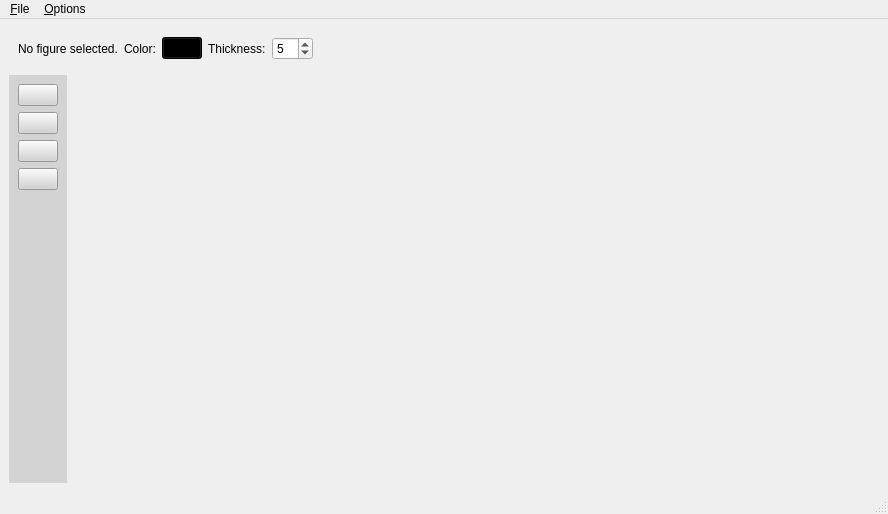
<?xml version="1.0" encoding="UTF-8"?>
<ui version="4.0">
 <class>MainWindow</class>
 <widget class="QMainWindow" name="MainWindow">
  <property name="geometry">
   <rect>
    <x>0</x>
    <y>0</y>
    <width>888</width>
    <height>514</height>
   </rect>
  </property>
  <property name="sizePolicy">
   <sizepolicy hsizetype="Expanding" vsizetype="Expanding">
    <horstretch>0</horstretch>
    <verstretch>0</verstretch>
   </sizepolicy>
  </property>
  <property name="windowTitle">
   <string>MainWindow</string>
  </property>
  <widget class="QWidget" name="centralwidget">
   <layout class="QVBoxLayout" name="verticalLayout">
    <item>
     <widget class="QWidget" name="infoWidget" native="true">
      <layout class="QHBoxLayout" name="infoLayout">
       <item>
        <layout class="QHBoxLayout" name="figureInfoLayout">
         <item>
          <widget class="QLabel" name="figureInfoLabel">
           <property name="text">
            <string>No figure selected.</string>
           </property>
          </widget>
         </item>
         <item>
          <widget class="QLabel" name="colorLabel">
           <property name="text">
            <string>Color:</string>
           </property>
          </widget>
         </item>
         <item>
          <widget class="QPushButton" name="colorButton">
           <property name="visible">
            <bool>false</bool>
           </property>
           <property name="styleSheet">
            <string>background-color: black;</string>
           </property>
           <property name="text">
            <string/>
           </property>
          </widget>
         </item>
         <item>
          <widget class="QLabel" name="thicknessLabel">
           <property name="text">
            <string>Thickness:</string>
           </property>
          </widget>
         </item>
         <item>
          <widget class="QSpinBox" name="thicknessSpinBox">
           <property name="visible">
            <bool>false</bool>
           </property>
           <property name="minimum">
            <number>1</number>
           </property>
           <property name="maximum">
            <number>20</number>
           </property>
           <property name="value">
            <number>5</number>
           </property>
          </widget>
         </item>
        </layout>
       </item>
       <item>
        <spacer name="horizontalSpacer">
         <property name="orientation">
          <enum>Qt::Orientation::Horizontal</enum>
         </property>
         <property name="sizeHint" stdset="0">
          <size>
           <width>40</width>
           <height>20</height>
          </size>
         </property>
        </spacer>
       </item>
      </layout>
     </widget>
    </item>
    <item>
     <layout class="QHBoxLayout" name="horizontalLayout">
      <item>
       <widget class="QWidget" name="toolbarLayout" native="true">
        <property name="styleSheet">
         <string notr="true">background-color: lightgray;</string>
        </property>
        <layout class="QVBoxLayout" name="toolLayout" stretch="0,0,0,0,0">
         <property name="spacing">
          <number>6</number>
         </property>
         <item alignment="Qt::AlignmentFlag::AlignTop">
          <widget class="QPushButton" name="mousePointerButton">
           <property name="text">
            <string/>
           </property>
           <property name="icon">
            <iconset resource="resources.qrc">
             <normaloff>:/toolbar/assets/mouse.png</normaloff>:/toolbar/assets/mouse.png</iconset>
           </property>
          </widget>
         </item>
         <item alignment="Qt::AlignmentFlag::AlignTop">
          <widget class="QPushButton" name="lineButton">
           <property name="text">
            <string/>
           </property>
           <property name="icon">
            <iconset resource="resources.qrc">
             <normaloff>:/toolbar/assets/line.png</normaloff>:/toolbar/assets/line.png</iconset>
           </property>
          </widget>
         </item>
         <item alignment="Qt::AlignmentFlag::AlignTop">
          <widget class="QPushButton" name="polygonButton">
           <property name="text">
            <string/>
           </property>
           <property name="icon">
            <iconset resource="resources.qrc">
             <normaloff>:/toolbar/assets/polygon.png</normaloff>:/toolbar/assets/polygon.png</iconset>
           </property>
          </widget>
         </item>
         <item alignment="Qt::AlignmentFlag::AlignTop">
          <widget class="QPushButton" name="circleButton">
           <property name="text">
            <string/>
           </property>
           <property name="icon">
            <iconset resource="resources.qrc">
             <normaloff>:/toolbar/assets/circle.png</normaloff>:/toolbar/assets/circle.png</iconset>
           </property>
          </widget>
         </item>
         <item>
          <spacer name="verticalSpacer">
           <property name="orientation">
            <enum>Qt::Orientation::Vertical</enum>
           </property>
           <property name="sizeHint" stdset="0">
            <size>
             <width>20</width>
             <height>40</height>
            </size>
           </property>
          </spacer>
         </item>
        </layout>
       </widget>
      </item>
      <item>
       <widget class="Canvas" name="canvas" native="true">
        <property name="sizePolicy">
         <sizepolicy hsizetype="Expanding" vsizetype="Expanding">
          <horstretch>2</horstretch>
          <verstretch>2</verstretch>
         </sizepolicy>
        </property>
        <property name="styleSheet">
         <string notr="true"/>
        </property>
       </widget>
      </item>
     </layout>
    </item>
   </layout>
  </widget>
  <widget class="QMenuBar" name="menubar">
   <property name="geometry">
    <rect>
     <x>0</x>
     <y>0</y>
     <width>888</width>
     <height>22</height>
    </rect>
   </property>
   <property name="sizePolicy">
    <sizepolicy hsizetype="Fixed" vsizetype="Minimum">
     <horstretch>0</horstretch>
     <verstretch>0</verstretch>
    </sizepolicy>
   </property>
   <property name="defaultUp">
    <bool>false</bool>
   </property>
   <widget class="QMenu" name="menu_File">
    <property name="title">
     <string>&amp;File</string>
    </property>
    <addaction name="actionOpen"/>
    <addaction name="actionSave"/>
    <addaction name="separator"/>
    <addaction name="actionClear"/>
    <addaction name="separator"/>
    <addaction name="action_Exit"/>
   </widget>
   <widget class="QMenu" name="menuOptions">
    <property name="title">
     <string>&amp;Options</string>
    </property>
    <addaction name="actionAnti_aliasing"/>
   </widget>
   <addaction name="menu_File"/>
   <addaction name="menuOptions"/>
  </widget>
  <widget class="QStatusBar" name="statusbar"/>
  <action name="actionSave">
   <property name="text">
    <string>&amp;Save</string>
   </property>
   <property name="shortcut">
    <string>Ctrl+S</string>
   </property>
  </action>
  <action name="actionOpen">
   <property name="text">
    <string>&amp;Open</string>
   </property>
   <property name="shortcut">
    <string>Ctrl+O</string>
   </property>
  </action>
  <action name="actionClear">
   <property name="text">
    <string>&amp;Clear</string>
   </property>
   <property name="shortcut">
    <string>Ctrl+L</string>
   </property>
  </action>
  <action name="action_Exit">
   <property name="text">
    <string>&amp;Exit</string>
   </property>
   <property name="shortcut">
    <string>Ctrl+Q</string>
   </property>
  </action>
  <action name="actionAnti_aliasing">
   <property name="checkable">
    <bool>true</bool>
   </property>
   <property name="text">
    <string>&amp;Anti-aliasing</string>
   </property>
  </action>
 </widget>
 <customwidgets>
  <customwidget>
   <class>Canvas</class>
   <extends>QWidget</extends>
   <header>canvas.h</header>
  </customwidget>
 </customwidgets>
 <resources>
  <include location="resources.qrc"/>
 </resources>
 <connections/>
</ui>
